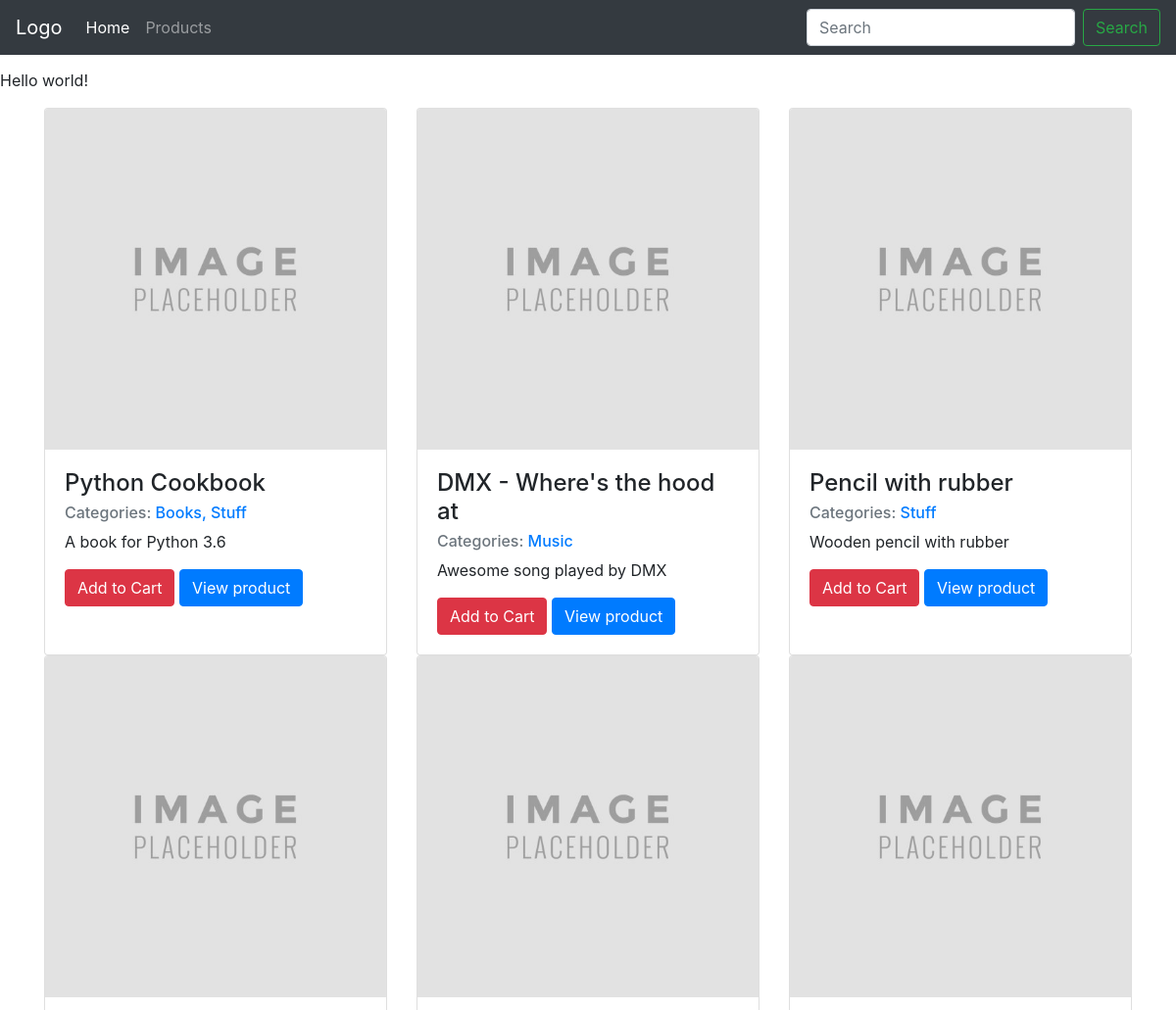
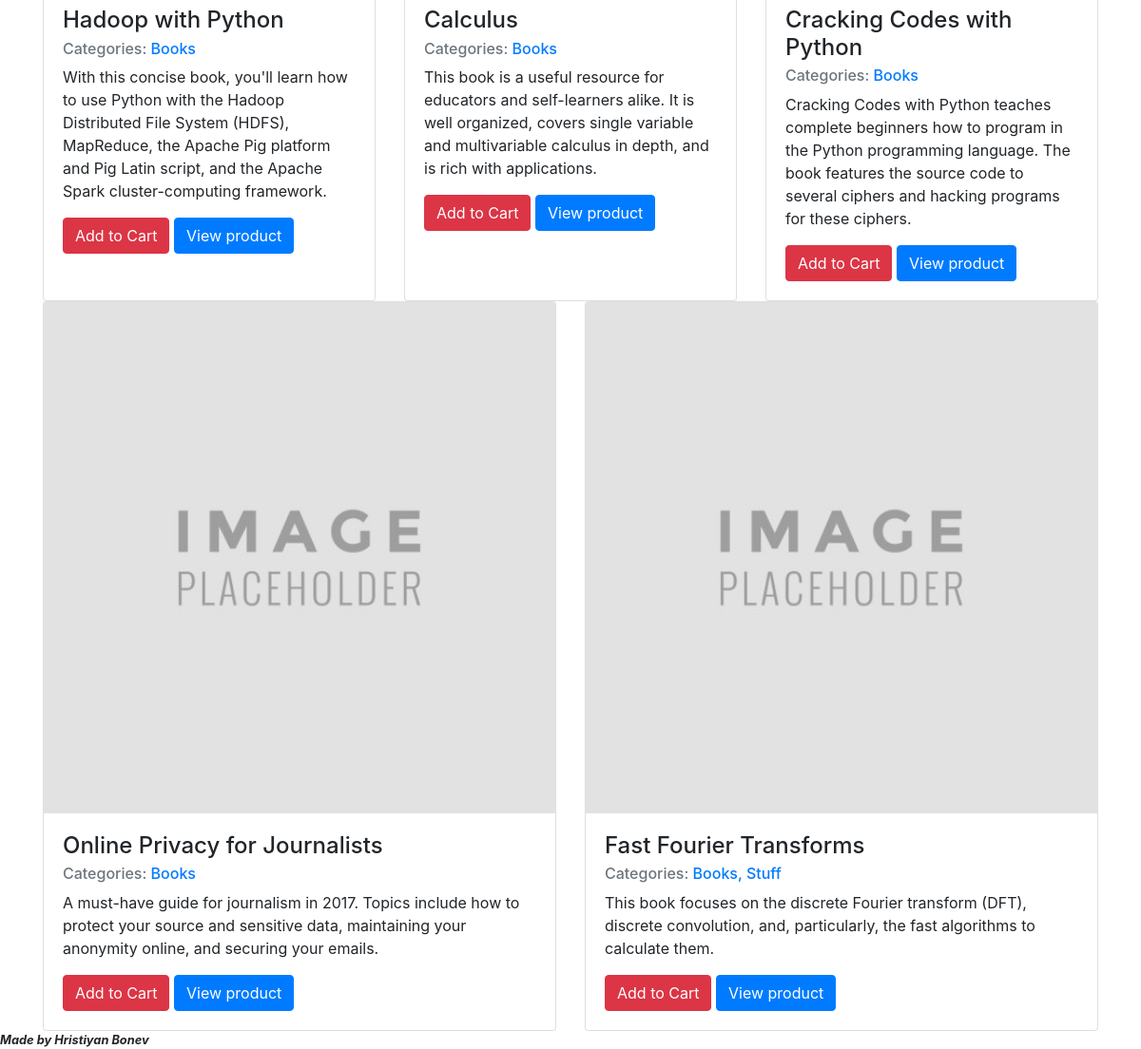
/items, run on the app's committed database (2 pictures, top to bottom).
### shop_project/models.py (models this page shows, shortened)
class Item(models.Model):
    id = models.AutoField(primary_key=True)
    name = models.CharField(max_length=100, unique=True)
    description = models.CharField(max_length=255)
    price = models.DecimalField(decimal_places=2, max_digits=10)
    category = models.ManyToManyField(Category)
    image = models.ImageField(upload_to='product_images/')
    def get_item_image(self, width=150, height=150):
        return mark_safe('<img src="{}" width="{}" height="{}" />'.format(self.image.url, width, height))
    get_item_image.short_description = 'Image preview'

class Category(models.Model):
    category_id = models.AutoField(primary_key=True)
    category_name = models.CharField(max_length=50)
    def __str__(self):
        return self.category_name
    class Meta:
        verbose_name = 'Category'
        verbose_name_plural = 'Categories'

### shop_project/views.py (the view)
# urls.py: path('items', ItemListView.as_view(), name='item_list')
class ItemListView(ListView):
    model = Item
    template_name = 'item_list.html'
    def get_context_data(self, **kwargs):
        product_list = Item.objects.all()
        context = super().get_context_data( **kwargs)
        context['products'] = product_list
        return context

### shop_project/templates/item_list.html (shortened to what this page needs)
{% extends "base.html" %}
{% load static %}
{% block content %}
<p>Hello world!</p>
<div class="container">
    <div class="card-deck">
    {% for product in products %}
        <div class="card">
          <img class="card-img-top" src="{{ product.image.url }}" alt="Card image cap" data-toggle="modal" data-target="#ItemModal_{{ product.id }}" style="cursor:pointer">
          <div class="card-body">
            <h4 class="card-title">{{product.name}}</h4>
            <h6 class="card-subtitle mb-2 text-muted">
                Categories:
              {% for category in product.category.all %}
                <a href="#">{{category}}{% if not forloop.last %}, {% endif %}</a>
              {% endfor %}
            </h6>
            <p class="card-text">{{product.description}}</p>
            <a href="#!" class="btn btn-danger">Add to Cart</a>
            <button type="button" class="btn btn-primary" data-toggle="modal" data-target="#ItemModal_{{ product.id }}">View product</button>
          </div>
        </div>
        {% if forloop.counter|divisibleby:3 %}</div> <div class="card-deck">{% endif %}
    {% endfor %}
    </div>
</div>
{% endblock content%}

### shop_project/templates/base.html (shortened to what this page needs)
{% load static %}
{% load crispy_forms_tags %}
<html>
 <head>
     <link rel="stylesheet" href="https://stackpath.bootstrapcdn.com/bootstrap/4.1.3/css/bootstrap.min.css">
     <link href="https://cdnjs.cloudflare.com/ajax/libs/select2/4.0.6-rc.0/css/select2.min.css" rel="stylesheet" />
  </head>
    <header>
         <nav class="navbar navbar-expand-lg fixed-top navbar-dark bg-dark">
            <a class="navbar-brand" href="#">Logo</a>
          <div class="collapse navbar-collapse" id="navbarSupportedContent">
            <ul class="navbar-nav mr-auto">
              <li class="nav-item active">
                <a class="nav-link" href="/">Home<span class="sr-only">(current)</span></a>
              </li>
            <li class="nav-item">
             <a class="nav-link" href="{% url 'item_list' %}">Products</a>
            </li>
            </ul>
              <form class="form-inline my-2 my-lg-0">
             <input class="form-control mr-sm-2" type="search" placeholder="Search" aria-label="Search">
             <button class="btn btn-outline-success my-2 my-sm-0" type="submit">Search</button>
           </form>
         </div>
        </nav>
</header>
  <body>
      {% block content %}
      {% endblock content %}
  </body>
  <footer class='footer'>
    <small id='signature'><b><i>Made by Hristiyan Bonev</i></b></small>
  </footer>
</html>

### shop_project/templates/base.html (style rules this page uses)
body { padding-top: 70px; }

### data on the page
Item: image (placeholder picture), name "Python Cookbook", description "A book for Python 3.6"
Category: category_name "Books"
Category: category_name "Stuff"
Item: image (placeholder picture), name "DMX - Where's the hood at", description "Awesome song played by DMX"
Category: category_name "Music"
Item: image (placeholder picture), name "Pencil with rubber", description "Wooden pencil with rubber"
Item: image (placeholder picture), name "Hadoop with Python", description "With this concise book, you'll learn how to use Python with the Hadoop Distributed File System (HDFS), MapReduce, the Apache Pig platform and Pig Latin script, and the Apache Spark cluster-computing framework."
Item: image (placeholder picture), name "Calculus", description "This book is a useful resource for educators and self-learners alike. It is well organized, covers single variable and multivariable calculus in depth, and is rich with applications."
Item: image (placeholder picture), name "Cracking Codes with Python", description "Cracking Codes with Python teaches complete beginners how to program in the Python programming language. The book features the source code to several ciphers and hacking programs for these ciphers."
Item: image (placeholder picture), name "Online Privacy for Journalists", description "A must-have guide for journalism in 2017. Topics include how to protect your source and sensitive data, maintaining your anonymity online, and securing your emails."
Item: image (placeholder picture), name "Fast Fourier Transforms", description "This book focuses on the discrete Fourier transform (DFT), discrete convolution, and, particularly, the fast algorithms to calculate them."
